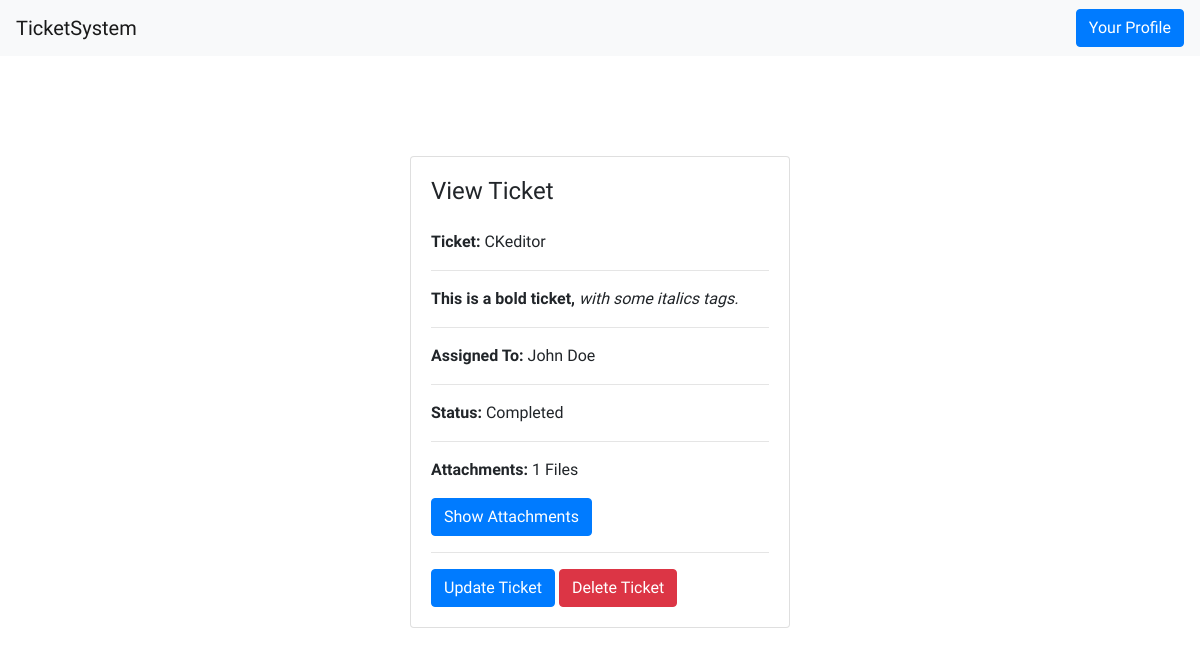
Screenshot of /4/ (signed in) with the database file from the repository.
### tickets/models.py (models this page shows, shortened)
class Ticket(models.Model):
    STATUS_CHOICE = (
        ('Draft', 'Draft'),
        ('Ongoing', 'Ongoing'),
        ('Completed', 'Completed'),
        ('Archived', 'Archived'),
    )
    name = models.CharField(max_length=200, unique=True)
    description = RichTextUploadingField(blank=True, null=True)
    assigned_to = models.ForeignKey(Staff, on_delete=models.CASCADE)
    created_at = models.DateTimeField(auto_now_add=True)
    updated_at = models.DateTimeField(auto_now=True)
    status = models.CharField(max_length=100, choices=STATUS_CHOICE, default='Draft')

### accounts/models.py (models this page shows, shortened)
class Account(AbstractBaseUser):
    email = models.EmailField(max_length=100, unique=True)
    first_name = models.CharField(max_length=50)
    last_name = models.CharField(max_length=50)
    date_joined     = models.DateTimeField(auto_now_add=True)
    last_login      = models.DateTimeField(auto_now_add=True)
    is_admin        = models.BooleanField(default=False)
    is_staff        = models.BooleanField(default=False)
    is_active       = models.BooleanField(default=True)
    is_superadmin   = models.BooleanField(default=False)
    USERNAME_FIELD = 'email'
    REQUIRED_FIELDS = ['first_name', 'last_name']
    objects = MyAccountManager()

### tickets/views.py (the view)
# urls.py: path('<int:ticket_pk>/', views.view_ticket, name='view_ticket'),
@login_required(login_url='staff_login')
def view_ticket(request, ticket_pk):
    ticket = get_object_or_404(Ticket, id=ticket_pk)
    attachments = Attachment.objects.filter(ticket=ticket)
    attachments_count = attachments.count()
    if request.method == "POST":
        ticket.status = request.POST['status']
        ticket.save()
        return redirect('index')
    return render(request, 'tickets/view_ticket.html', {'ticket': ticket, 'attachments': attachments, 'attachments_count': attachments_count})

### accounts/models.py (called while the page is built)
    def full_name(self):
        return f'{self.first_name} {self.last_name}'

### templates/tickets/view_ticket.html (shortened to what this page needs)
{% extends 'base.html' %}
{% block content %}
        <div class="card mx-auto" style="max-width: 380px; margin-top:100px;">
          <div class="card-body">
          <h4 class="card-title mb-4">View Ticket</h4>
          <p><b>Ticket:</b> {{ ticket.name }}</p>
          <hr>
          <p>{{ ticket.description|safe }}</p>
          <hr>
          <p><b>Assigned To:</b> {{ ticket.assigned_to.full_name }}</p>
      <hr>
          <p><b>Status:</b> {{ ticket.status }}</p>
      <hr>
      <p><b>Attachments:</b> {{ attachments_count }} Files</p>
{% if attachments %}
<button type="button" class="btn btn-primary" data-toggle="modal" data-target="#exampleModalCenter">
  Show Attachments
</button>
{% else %}
<p>There are no attachments.</p>
{% endif %}
          <hr>
          {% if user.is_admin %}
          <form method="POST" action="{% url 'delete_ticket' ticket.id %}">
          <a href="{% url 'update_ticket' ticket.id %}" class="btn btn-primary">Update Ticket</a>
          <button type="submit" class="btn btn-danger">Delete Ticket</button>
        </form>
        {% endif %}
          </div>
        </div>
{% endblock content %}

### templates/base.html (style rules this page uses)
body { font-family: 'Work Sans', sans-serif; }
a { text-decoration: none; }

### rows the page displays
Ticket: name "CKeditor", description "This is a bold ticket, with some italics tags.", assigned_to.full_name "John Doe", status "Completed"

### other values shown
{{ attachments_count }} "1"
